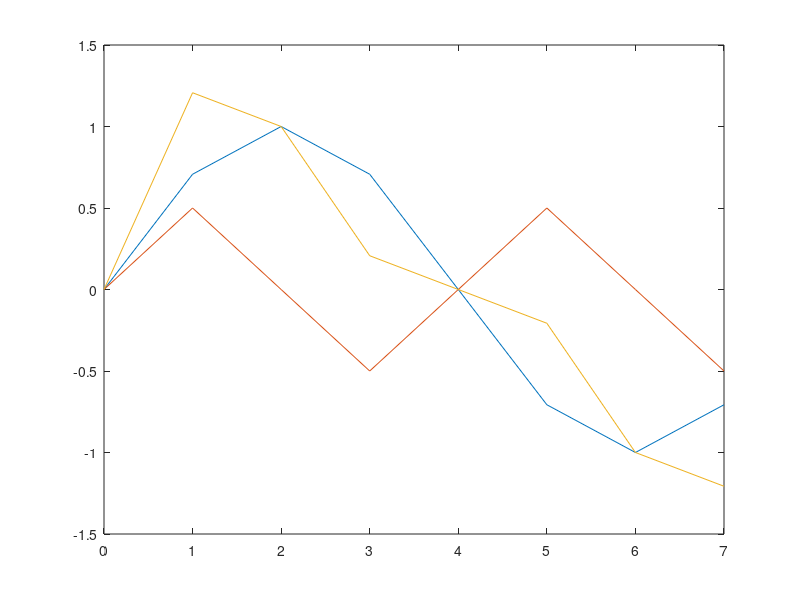
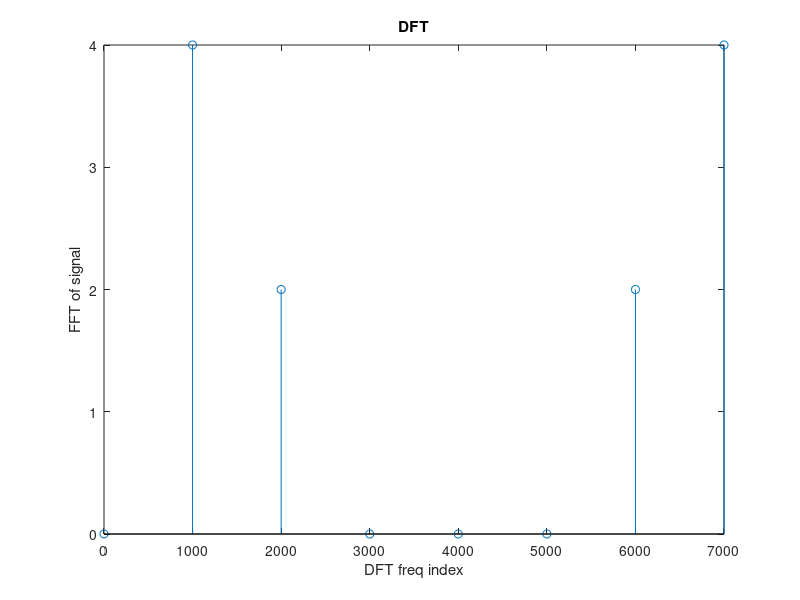
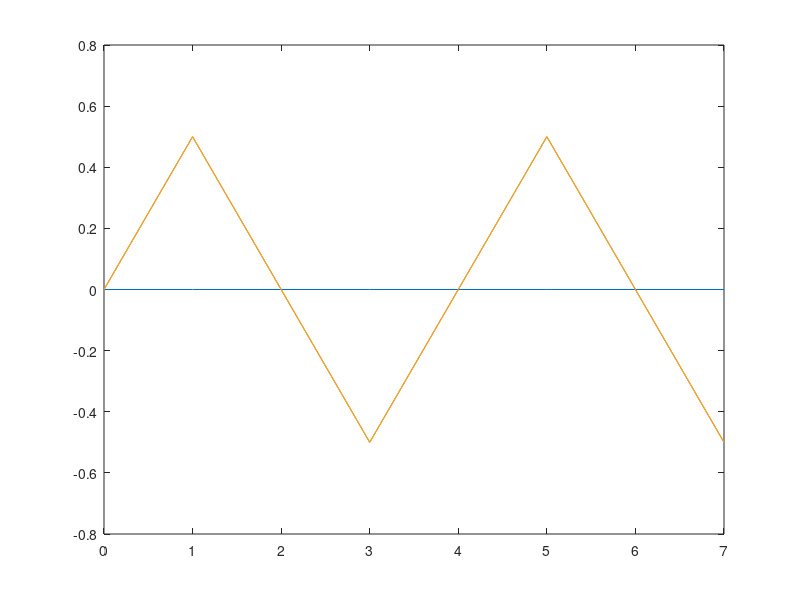
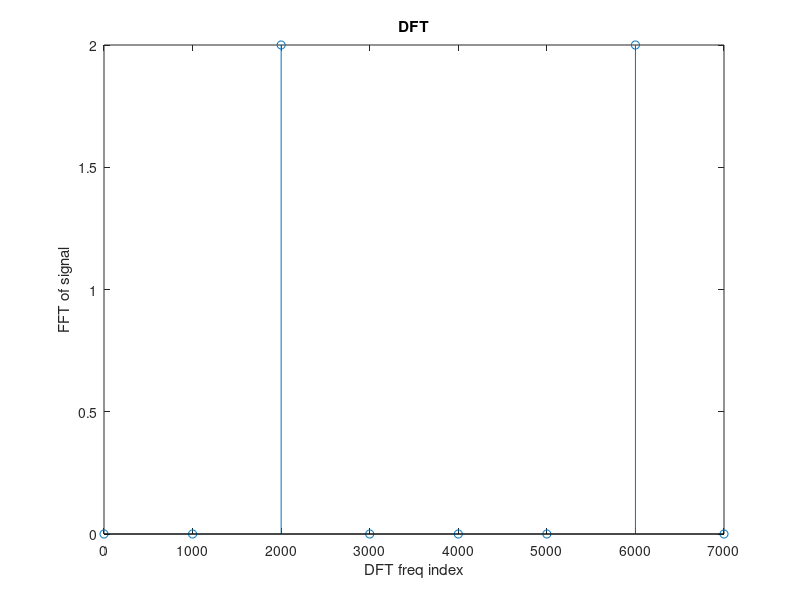

The MATLAB source for these figures, in order: (Note: this script raises an error after producing the figures.)
close all;
A1 = 1;
A2 = 0.5;
fs = 8000;
ts = 1/fs;
f1 = 1000;
f2 = 2000;
N = 8;
n = [0:1:N-1];
s1 = A1 * sin (2*pi*f1*n*ts);
s2 = A2 * sin (2*pi*f2*n*ts);
s = s1+s2;
plot(n, s1, n, s2, n, s);

%ex2
fs = fft(s);
x = [0:1000:7000]; %linspace(0, 8000, 8)
figure;
alexa = abs(fs);
stem(x, abs(fs));
xlabel('DFT freq index');
ylabel('FFT of signal');
title('DFT');

figure

f1 = 0;
s1 = A1 * sin (2*pi*f1*n*ts);
s = s1+s2;

plot(n, s1, n, s2, n, s);

fs = fft(s);
x = [0:1000:7000];
figure;
stem(x, abs(fs));
xlabel('DFT freq index');
ylabel('FFT of signal');
title('DFT');
print(h, '-dpng', 'coefficients_before_amod.png');

%ex3
f2 = 2500;
s2 = A2 * sin (2*pi*f2*n*ts);
s = s1+s2;

fs = fft(s);
x = [0:1000:7000];
figure;
stem(x, abs(fs));
xlabel('DFT freq index');
ylabel('FFT of signal');
title('DFT');
print(h, '-dpng', 'coefficients_before_amod.png');

%ex4 si ex 5
n = [n,zeros(1,56)];
s2 = A2 * sin (2*pi*f2*n*ts);
s = s2;
fs = fft(s);
x = linspace(0, 8000, 64);
figure;
stem(x, abs(fs));
xlabel('DFT freq index');
ylabel('FFT of signal');
title('DFT');
print(h, '-dpng', 'coefficients_before_amod.png');

%ex 6
f2 = 2000;
s2 = A2 * sin (2*pi*f2*n*ts);
s = s2;
fs = fft(s);
x = linspace(0, 8000, 64);
figure;
stem(x, abs(fs));
xlabel('DFT freq index');
ylabel('FFT of signal');
title('DFT');
print(h, '-dpng', 'coefficients_before_amod.png');
